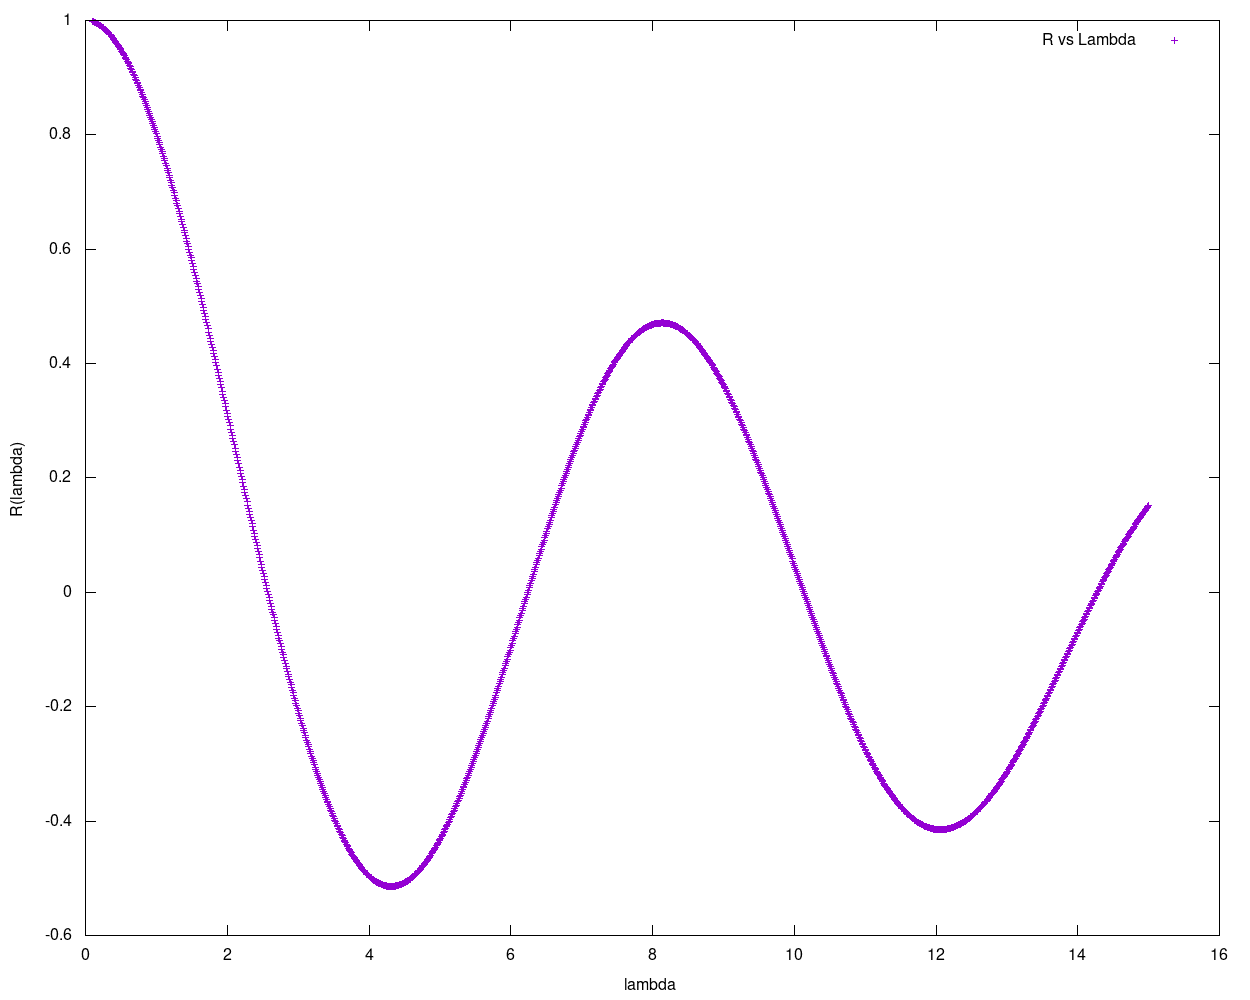

Reproduce this figure in gnuplot.
set xlabel "lambda"
set ylabel "R(lambda)"

plot "T1_P2_bv3.dat" using 1:2 title "R vs Lambda"

set term png size 1250, 1000
set output "T1_P2_b.png"
replot
